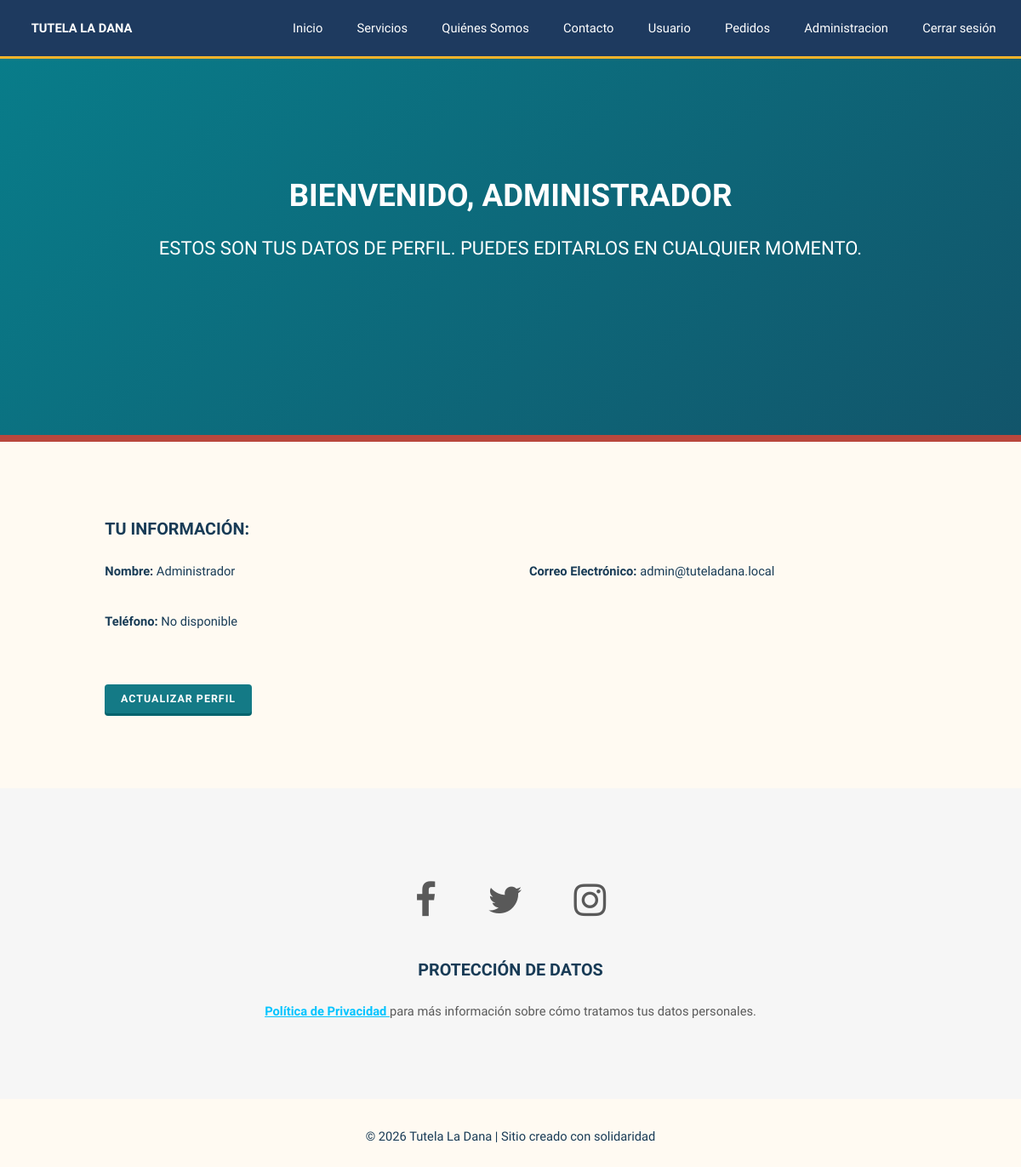
/TutelaFinalVersion/users/perfil.php (signed in), run on the app's committed database.
### tables this page shows
CREATE TABLE IF NOT EXISTS usuarios (
    id_usuario INT AUTO_INCREMENT PRIMARY KEY,
    nombre VARCHAR(100) NOT NULL,
    email VARCHAR(150) NOT NULL UNIQUE,
    password VARCHAR(255) NOT NULL,
    telefono VARCHAR(20) DEFAULT NULL,
    role ENUM('USER', 'ADMIN') NOT NULL DEFAULT 'USER',
    fecha_registro TIMESTAMP DEFAULT CURRENT_TIMESTAMP
);

### TutelaFinalVersion/users/perfil.php (the view, shortened to what this page needs)
<?php
require_once __DIR__ . '/../includes/db.php';
$id_usuario = (int) ($_SESSION['usuario']['id_usuario'] ?? $_SESSION['usuario']['id'] ?? 0);
$stmt = $conexion->prepare('SELECT nombre, email, telefono FROM usuarios WHERE id_usuario = :id');
$stmt->execute([':id' => $id_usuario]);
$datos_db = $stmt->fetch(PDO::FETCH_ASSOC);
$usuario = $datos_db ?: $_SESSION['usuario'];
?>
<!DOCTYPE HTML>
<html lang="es">
<head>
    <link rel="stylesheet" href="../assets/css/main.css">
</head>
<body class="landing">
<?php include_once __DIR__ . '/../includes/header.php'; ?>
<section id="banner">
    <h2>Bienvenido, <?php echo htmlspecialchars($usuario['nombre'], ENT_QUOTES, 'UTF-8'); ?></h2>
    <p>Estos son tus datos de perfil. Puedes editarlos en cualquier momento.</p>
</section>
<section id="main-content" class="wrapper style1">
    <div class="container">
        <h3>Tu Información:</h3>
        <div class="row 200%">
            <div class="6u 12u$(medium)">
                <p><strong>Nombre:</strong> <?php echo htmlspecialchars($usuario['nombre'], ENT_QUOTES, 'UTF-8'); ?></p>
            </div>
            <div class="6u$ 12u$(medium)">
                <p><strong>Correo Electrónico:</strong> <?php echo htmlspecialchars($usuario['email'], ENT_QUOTES, 'UTF-8'); ?></p>
            </div>
        </div>
        <div class="row 200%">
            <div class="12u">
                <p><strong>Teléfono:</strong> <?php echo !empty($usuario['telefono']) ? htmlspecialchars($usuario['telefono'], ENT_QUOTES, 'UTF-8') : 'No disponible'; ?></p>
            </div>
        </div>
        <ul class="actions" style="margin-top: 2em;">
            <li><a href="perfil_privado.php" class="button special big">Actualizar Perfil</a></li>
        </ul>
    </div>
</section>
<?php include_once __DIR__ . '/../includes/footer.php'; ?>
</body>
</html>

### data on the page
usuarios: nombre "ADMINISTRADOR", nombre "Administrador", email "admin@tuteladana.local"
